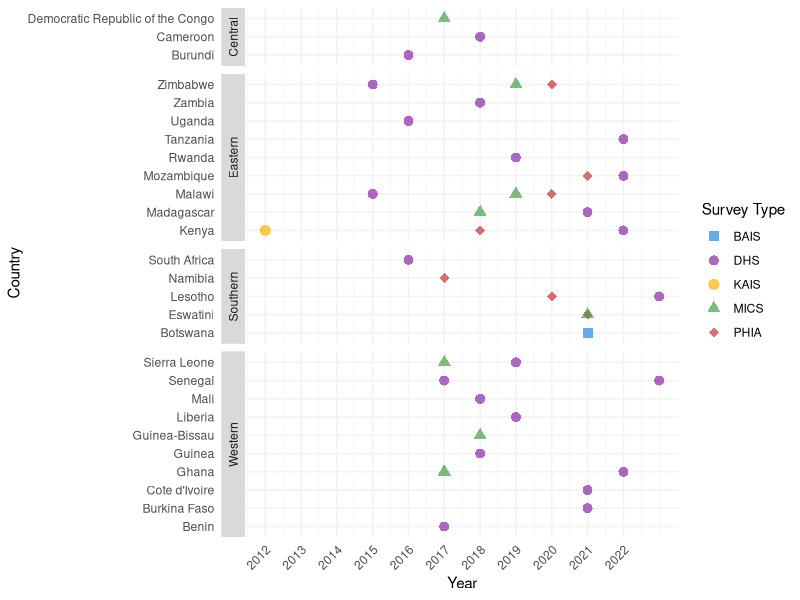

Write R code to recreate this figure.

library(readxl)
library(dplyr)
library(ggplot2)
library(Cairo)
data_avail <- read_excel("Survey_Data_Availability_Plot (cnt without pgm data).xlsx")

data_avail$Year <- as.integer(sub("-.*", "", data_avail$Year))

country_to_region <- c(
  "Kenya" = "Eastern", "Madagascar" = "Eastern", 
  "Malawi" = "Eastern", "Mozambique" = "Eastern", "Rwanda" = "Eastern", 
  "Tanzania" = "Eastern", "Uganda" = "Eastern", "Zambia" = "Eastern", 
  "Zimbabwe" = "Eastern", "Burundi" = "Central", 
  "Cameroon" = "Central", "Democratic Republic of the Congo" = "Central", 
  "Botswana" = "Southern", "Eswatini" = "Southern", "Lesotho" = "Southern", 
  "Namibia" = "Southern", "South Africa" = "Southern", "Benin" = "Western", 
  "Burkina Faso" = "Western", "Cote d'Ivoire" = "Western", "Ghana" = "Western", 
  "Guinea" = "Western", "Guinea-Bissau" = "Western", "Liberia" = "Western", 
  "Mali" = "Western", "Nigeria" = "Western", "Senegal" = "Western", 
  "Sierra Leone" = "Western"
)

data_avail$Region  <- country_to_region[data_avail$Country]
data_avail$Country <- factor(
  data_avail$Country,
  levels = names(country_to_region)[order(country_to_region)]
)



p <- ggplot(data_avail, aes(x = Year, y = Country,
                       colour = Survey,
                       shape  = Survey)) +
  geom_point(size = 3, alpha = 0.7) +
  
  scale_colour_manual(values = c(
    DHS  = "#8E24AA",
    MICS = "#43A047",
    PHIA = "#D32F2F",
    KAIS = "#FFB300",
    BAIS = "#1E88E5"
  )) +
  
  scale_shape_manual(values = c(
    DHS  = 16,   # ●
    MICS = 17,   # ▲
    PHIA = 18,   # ◆
    BAIS = 15,   # ■
    KAIS = 19    # ● (smaller bullet)
  )) +
  
  scale_x_continuous(breaks = 2012:2022) +
  facet_grid(Region ~ ., scales = "free_y", space = "free_y", switch = "y") +
  labs(
    x      = "Year",
    y      = "Country",
    colour = "Survey Type",
    shape  = "Survey Type"
  ) +
  theme_minimal() +
  theme(
    axis.text.x      = element_text(angle = 45, hjust = 1),
    strip.background = element_rect(fill = "grey85", colour = NA),
    panel.grid       = element_line(color = "grey95")
  )



ggsave("survey_data_availability.png", p,
       width  = 10, height = 7, units = "in", dpi = 300)
